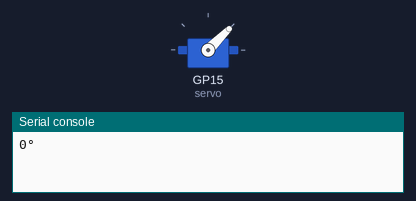
The program below on a simulated Raspberry Pi Pico running MicroPython. On the bench: servo, the last lines printed to the serial console. Servo angles are drawn from the pulse width (0.5 ms = 0°, 2.5 ms = 180°).

Above: at 0.05 s.
At 2.0 s:
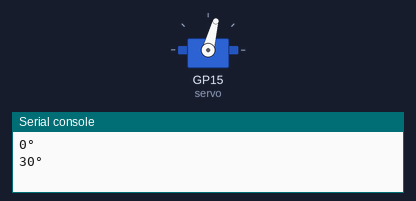
At 3.0 s:
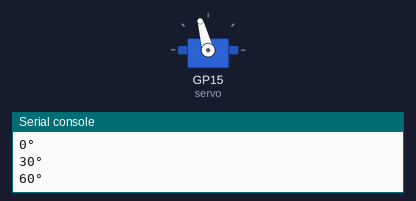
At 4.0 s:
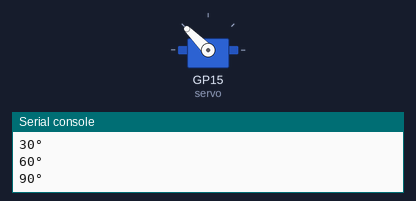
Timing chart, 0 to 5.2 s (numbered marks = the images above):
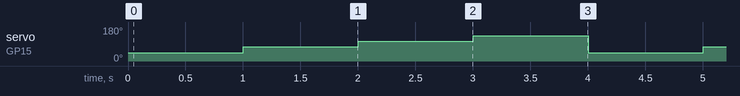

The program:

test.py
```python
from machine import Pin, PWM
from time import sleep

servo = PWM(Pin(15))
servo.freq(50)


def set_angle(angle):
    # Servo range: 0°–90°
    pulse_us = 1000 + (1000 * angle // 90)

    # 50 Hz = 20 ms = 20,000 µs
    duty = int(pulse_us * 65535 / 20000)

    servo.duty_u16(duty)


while True:
    print("0°")
    set_angle(0)
    sleep(1)

    print("30°")
    set_angle(30)
    sleep(1)

    print("60°")
    set_angle(60)
    sleep(1)

    print("90°")
    set_angle(90)
    sleep(1)
```

Measured:
- by itself, servo on GP15 (servo): repeats every 4.0 s: 105° 1.0 s, 135° 1.0 s, 45° 1.0 s, 75° 1.0 s
